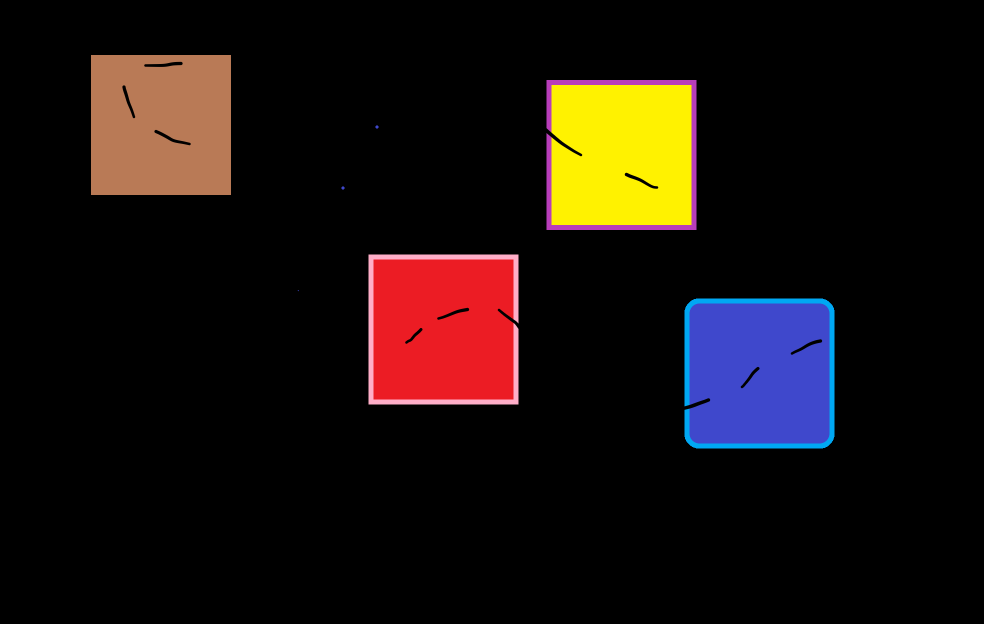
#> input picture photos/four squares with noise.png, 1968 x 1248 px (shown at 1/2 size)
$ python -i detect_shapes.py   (imports and definitions only)   (older library calls are emulated)
#> lines starting #> are read from the running program, lines starting #| are printed output that depends on the picture; after the words box and inside, x2 and y2 are one past the last pixel; in counts of white or black regions, pixels touching at a corner belong together
#> further down, picture is the input picture: shape (1248, 1968, 3); mean B, G, R 13.2, 16.5, 25.3
### ShapeDetector.py
import cv2

class ShapeDetector:
    def __init__(self):
        pass

    def detect(self,c):
        shape = "unidentified"
        peri = cv2.arcLength(c,True)
        approx = cv2.approxPolyDP(c, 0.04 * peri, True)

        # if the shape is a triangle, it will have 3 vertices
        if len(approx) == 3:
            shape = "triangle"

        # if the shape has 4 vertices, it is either a square or a rectangle
        elif len(approx) == 4:
            # compute the bounding box of the contour and use the bounding box to compute the aspect ratio
            x,y,w,h = cv2.boundingRect(approx)
            ar = w / float(h)

            # a square will have an aspect ratio that is approximately equal to one, otherwise, the shape is rectangle
            shape = "square" if ar >= 0.95 and ar <= 1.05 else "rectangle"


        # if the shape is a start, it will have 10 vertices
        elif len(approx) == 10:
            shape = "star"

        # otherwise we will assume that the shape is circle
        else:
            area = cv2.contourArea(c)
            if(len(approx) >= 6) & (len(approx) <= 23) and area > 30:
                shape = "circle"

        #return the name of the shape
        return shape

### detect_shapes.py
from ShapeDetector import *
import imutils
import cv2
import numpy as np

# load the image and resize it to a smalle rfactor so that the shapes can be approximated better
def detectShapes(originalImage):
	newImage = originalImage.copy()
	kernel = np.ones((5, 5), np.uint8)
	gradientImage = cv2.morphologyEx(newImage, cv2.MORPH_GRADIENT, kernel)
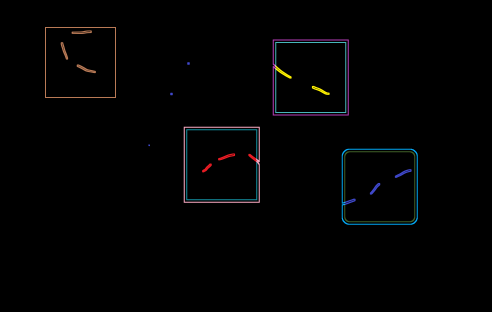
#> gradientImage: shape (1248, 1968, 3) (shown at 1/4 size); mean B, G, R 2.4, 2.1, 2

	resized = imutils.resize(gradientImage, width=1000)
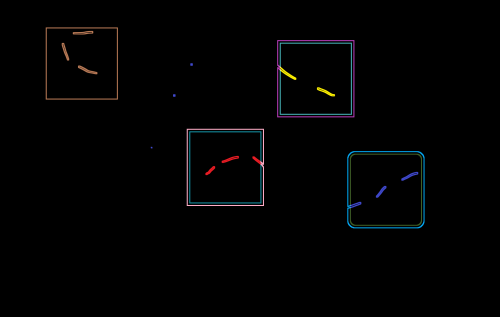
#> resized: shape (634, 1000, 3) (shown at 1/2 size); mean B, G, R 2.4, 2.1, 2
	ratio = newImage.shape[0] / float(resized.shape[0])

	# convert the resized newImage to grayscale, blur it slightly and threshold it
	gray = cv2.cvtColor(resized, cv2.COLOR_BGR2GRAY)
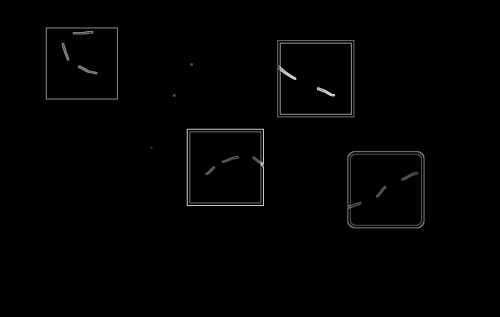
#> gray: shape (634, 1000) (shown at 1/2 size); min 0, max 240, mean 2.1
	blurred = cv2.GaussianBlur(gray, (5, 5), 0)
	_, thresh = cv2.threshold(blurred, 25, 255, cv2.THRESH_BINARY)
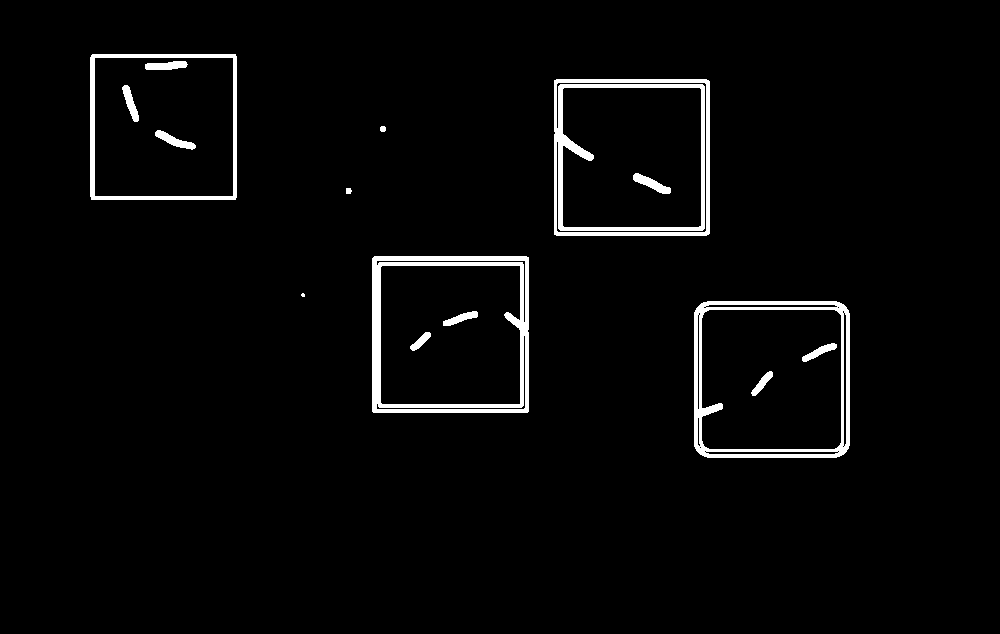
#> thresh: shape (634, 1000); 3% white; 15 white regions (1 under 20 px)

	# find contours in the threshold newImage and initialize the shape detector
	contours = cv2.findContours(thresh.copy(), cv2.RETR_EXTERNAL, cv2.CHAIN_APPROX_SIMPLE)
#> contours = 7 contours, 1 with area under 20; largest, box (x1, y1, x2, y2) and area: (372, 256, 529, 413) 24330, (554, 79, 710, 236) 24169, (694, 301, 850, 458) 23976, (90, 54, 237, 200) 21162, (380, 126, 386, 132) 23, (346, 188, 352, 194) 22
	contours = imutils.grab_contours(contours)
	shapeDetectorObject = ShapeDetector()

	amTriangle = 0
	amRectangle = 0
	amSquare = 0
	amCircle = 0
	amStar = 0

	# loop over the contours
	for current in contours:
		# compute the center of the contour, then detect the name of the
		# shape using only the contour
		M = cv2.moments(current)
		cX = int((M["m10"] / M["m00"]) * ratio)
		cY = int((M["m01"] / M["m00"]) * ratio)

		# Check which shape came back and add to amount variable
		shape = shapeDetectorObject.detect(current)

		if (shape == "triangle"):
			amTriangle += 1
		elif (shape == "rectangle"):
			amRectangle += 1
		elif (shape == "square"):
			amSquare += 1
		elif (shape == "star"):
			amStar += 1
		elif (shape == "circle"):
			amCircle += 1

		# multiply the contour (x, y)-coordinates by the resize ratio,
		# then draw the contours and the name of the shape on the newImage
		current = current.astype("float")
		current *= ratio
		current = current.astype("int")
		cv2.drawContours(newImage, [current], -1, (0, 255, 0), 3)
		cv2.putText(newImage, shape, (cX, cY), cv2.FONT_HERSHEY_SIMPLEX, 0.5, (255, 255, 255), 2)
#> this loop made 7 passes
#> (cX, cY, shape, peri in detect, approx in detect, x in detect, y in detect, w in detect) on passes 1, 3, 6, 7: (1518, 746, 'square', 600.9, [[701, 303], [696, 450], [843, 454], [846, 307]], 696, 303, 151), (885, 657, 'square', 621.9, [[374, 256], [372, 411], [527, 412], [528, 257]], 372, 256, 157), (1243, 309, 'square', 619.3, [[554, 80], [554, 234], [709, 233], [708, 80]], 554, 80, 156), (320, 249, 'square', 579.1, [[92, 54], [91, 199], [235, 199], [235, 54]], 91, 54, 145)
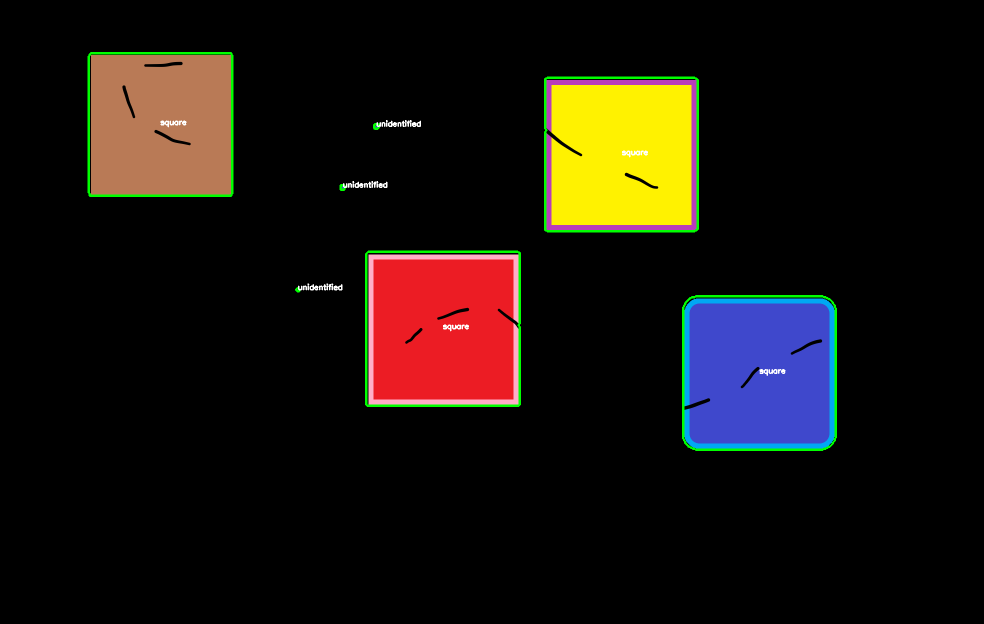
#> newImage: shape (1248, 1968, 3) (shown at 1/2 size); 1.12% of pixels changed, all inside (x1, y1, x2, y2) = (175, 104, 1674, 902)
#> after the loop, amCircle = 0; amRectangle = 0; amSquare = 4; amStar = 0; amTriangle = 0

	# No need for post process: Example why:
	# laplacian = cv2.Laplacian(newImage, cv2.CV_16S, ksize=3)
	# newImage = newImage + laplacian


	return gradientImage,thresh,newImage,amTriangle,amRectangle,amSquare,amStar,amCircle

>>> import cv2
>>> picture = cv2.imread('photos/four squares with noise.png')
>>> result = detectShapes(picture)
#> result = 8 items

$ run again, on photos/one rectangle two circles.png
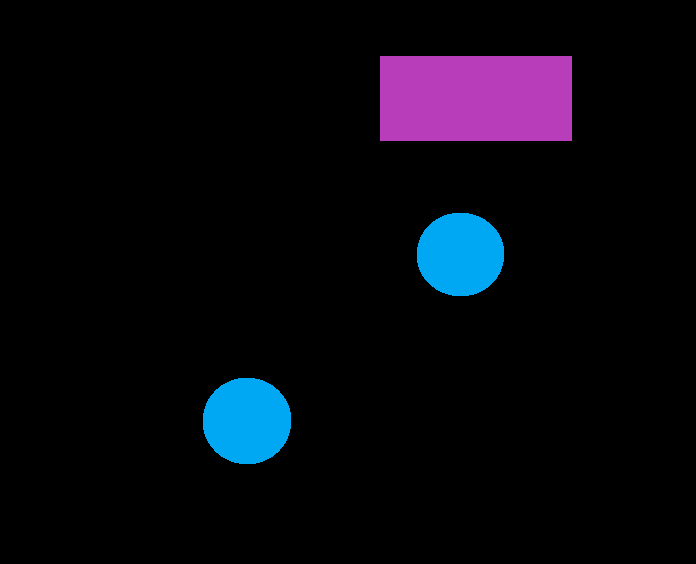
#> input picture photos/one rectangle two circles.png, 696 x 564 px
#> picture is the input picture: shape (564, 696, 3); mean B, G, R 15, 7.6, 7.6
#> in detectShapes, `_, thresh = cv2.threshold(blurred, 25, 255, cv2.THRESH_BINARY)`:
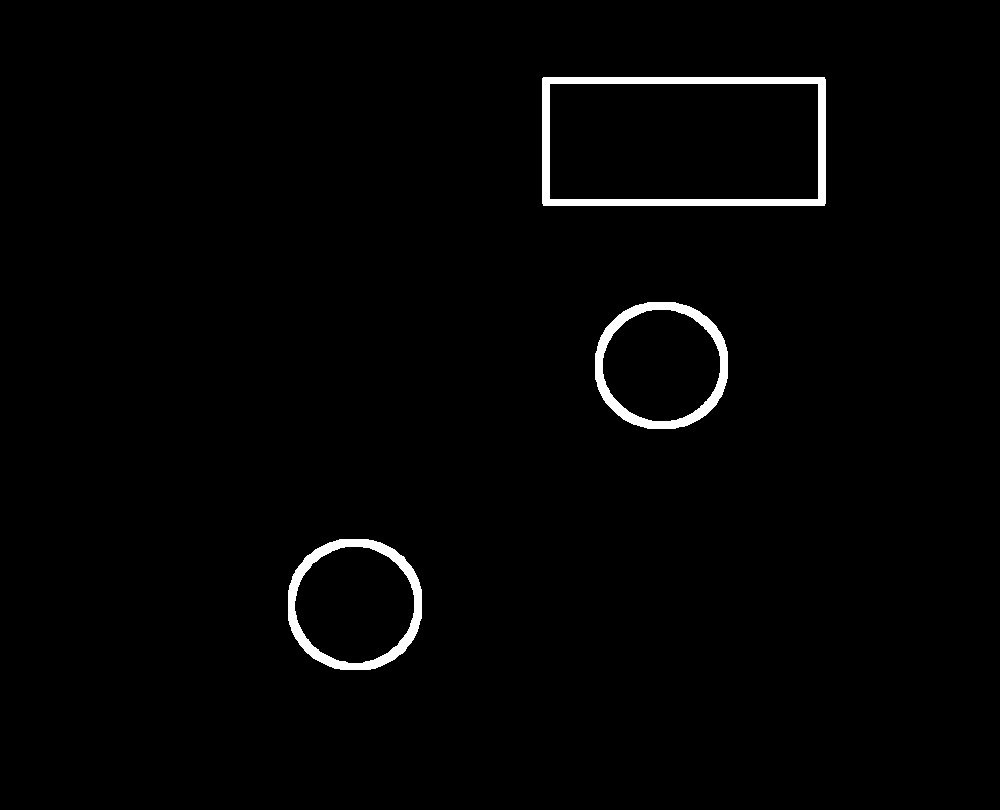
#> thresh: shape (810, 1000); 1.6% white; 3 white regions
#> contours = 3 contours; box (x1, y1, x2, y2) and area: (542, 77, 826, 206) 36219, (288, 539, 422, 670) 14130, (595, 302, 728, 429) 13553
#> the loop in detectShapes, `for current in contours:` made 3 passes
#> (cX, cY, shape, peri in detect, approx in detect, x in detect, y in detect, w in detect) on pass 3: (475, 98, 'rectangle', 819.7, [[542, 78], [543, 205], [825, 203], [824, 77]], 542, 77, 284)
#> after the loop in detectShapes, `for current in contours:`:
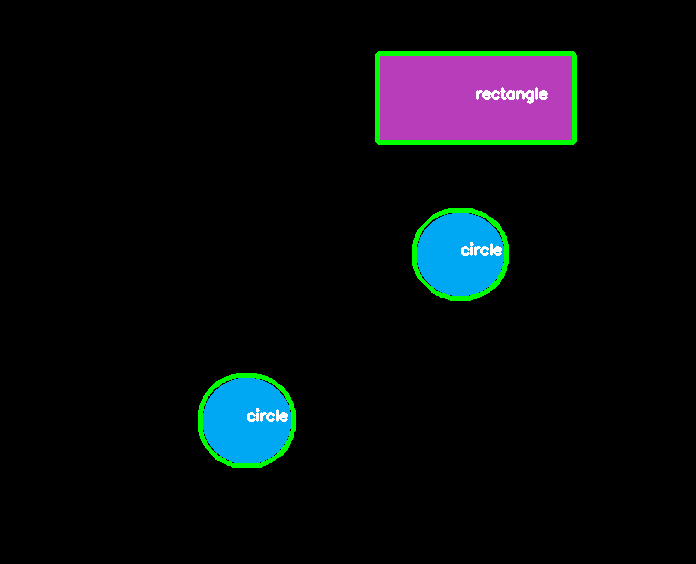
#> newImage: shape (564, 696, 3); 1.71% of pixels changed, all inside (x1, y1, x2, y2) = (198, 51, 577, 468)
#> after the loop in detectShapes, `for current in contours:`: amCircle = 2; amRectangle = 1; amSquare = 0
#> result = 8 items

$ run again, on photos/three circles in rectangle.png
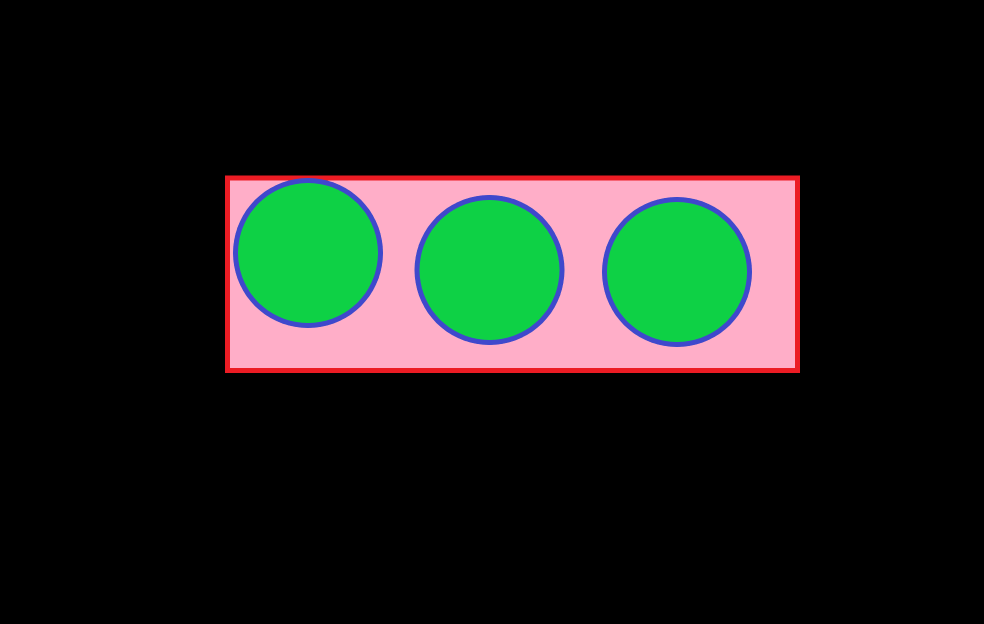
#> input picture photos/three circles in rectangle.png, 1968 x 1248 px (shown at 1/2 size)
#> picture is the input picture: shape (1248, 1968, 3); mean B, G, R 25.2, 31.9, 26.7
#> in detectShapes, `_, thresh = cv2.threshold(blurred, 25, 255, cv2.THRESH_BINARY)`:
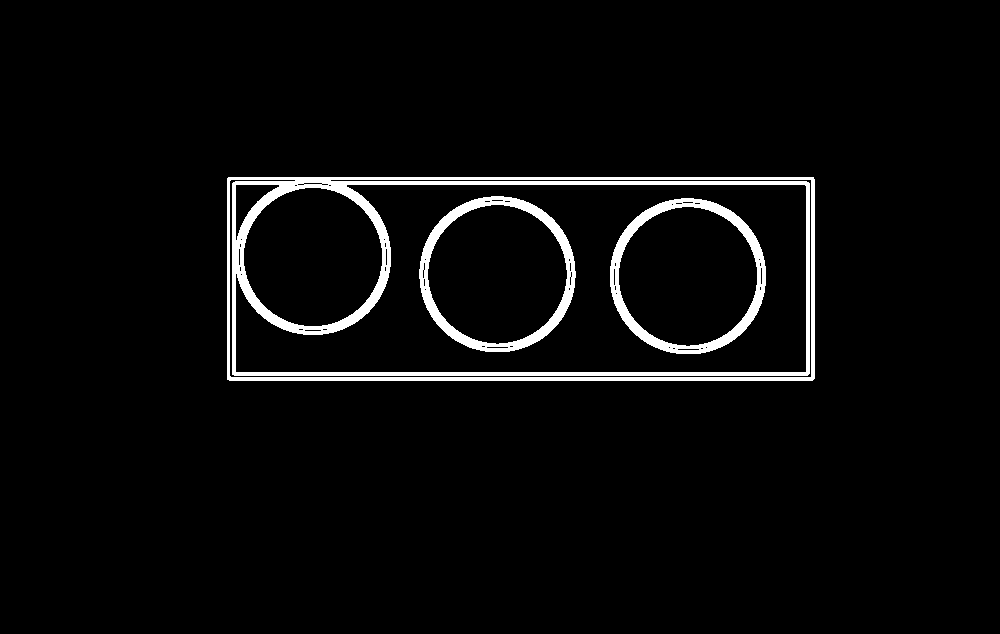
#> thresh: shape (634, 1000); 3.8% white; 3 white regions
#> contours = 1 contour; box (x1, y1, x2, y2) and area: (227, 177, 815, 381) 119156
#> the loop in detectShapes, `for current in contours:` made 1 pass
#> (cX, cY, shape, peri in detect, approx in detect, x in detect, y in detect, w in detect) on pass 1: (1024, 548, 'rectangle', 1577.1, [[227, 178], [229, 380], [814, 378], [813, 177]], 227, 177, 588)
#> after the loop in detectShapes, `for current in contours:`:
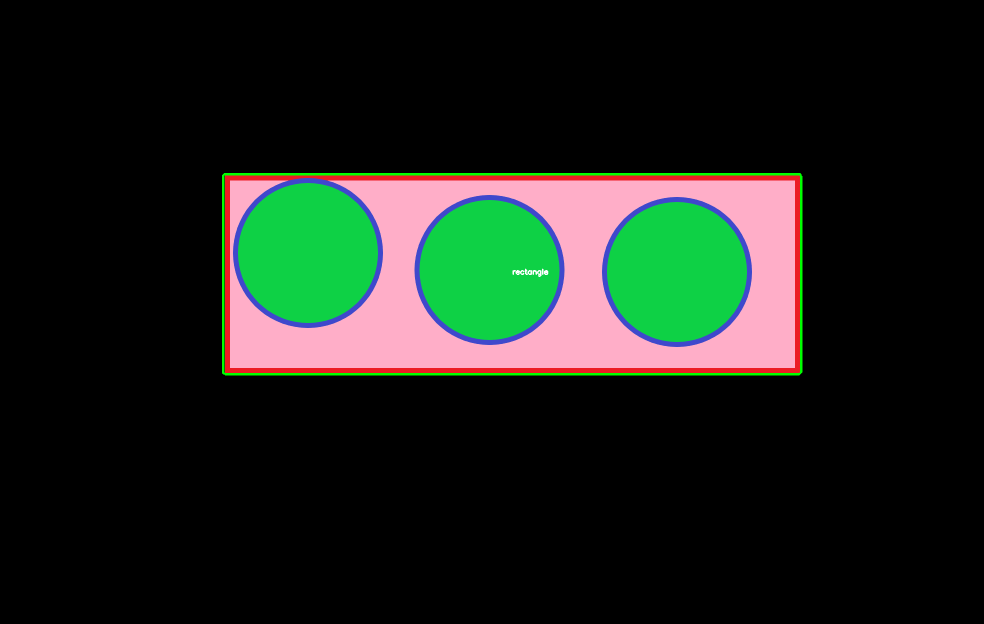
#> newImage: shape (1248, 1968, 3) (shown at 1/2 size); 0.65% of pixels changed, all inside (x1, y1, x2, y2) = (444, 346, 1605, 751)
#> after the loop in detectShapes, `for current in contours:`: amCircle = 0; amRectangle = 1; amSquare = 0
#> result = 8 items
